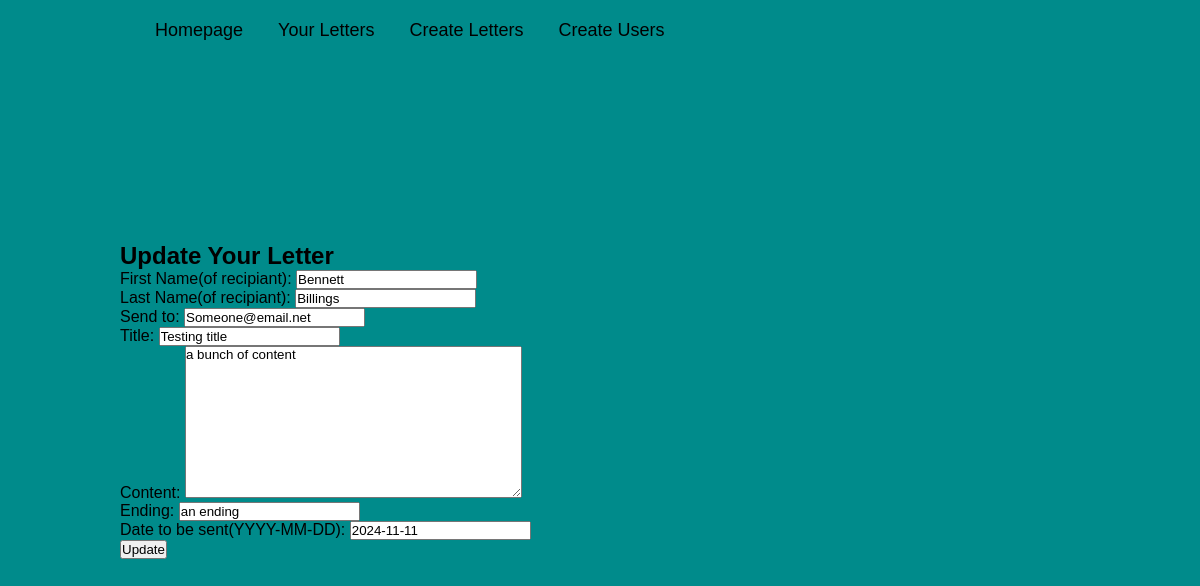
Page /letter/1/update on the committed database.
### letter/models.py (models this page shows, shortened)
class Letter(models.Model):
    first_name = models.CharField(max_length=30, null=True)
    last_name = models.CharField(max_length=30, null=True)
    send_to = models.EmailField()
    title = models.CharField(max_length=50)
    content = models.TextField()
    ending = models.CharField(max_length=50)
    date_to_send = models.DateField()
    submitted = models.DateField(auto_now_add=True)
    class Meta:
        ordering = ['submitted']

### letter/views.py (the view)
# urls.py: path('letter/<slug:pk>/update', views.UpdateLetterView.as_view(), name='update_letter'),
class UpdateLetterView(UpdateView):
    template_name = 'letter/update_letter.html'
    model = Letter
    form_class = LetterForm
    success_url = reverse_lazy('letter')

### letter/forms.py
class LetterForm(forms.ModelForm):
    class Meta:
        model = Letter
        fields = '__all__'
        labels = {
            'first_name': ('First Name(of recipiant)'),
            'last_name': ('Last Name(of recipiant)'),
            'date_to_send': ('''Date to be sent(YYYY-MM-DD)''')
        }

### letter/templates/letter/update_letter.html (shortened to what this page needs)
{% extends 'base.html' %}
{% block content %}
    <div class="update-letter-content">
        <h1>Update Your Letter</h1>
        <div class="update-letter-form">
            <form method="post">
                {{ form.as_p }}
                <input type="submit" value="Update"/>
            </form>
        </div>
    </div>
{% endblock content %}

### proj_site/static/proj_site/main.css (style rules this page uses)
* { color: black; margin: 0; padding: 0; box-sizing: border-box; font-family: 'Poppins', sans-serif; }
body { background: darkcyan; }

### rows in the picture
Letter: first_name "Bennett", last_name "Billings", send_to "Someone@email.net", title "Testing title", content "a bunch of content", ending "an ending", date_to_send "2024-11-11"
